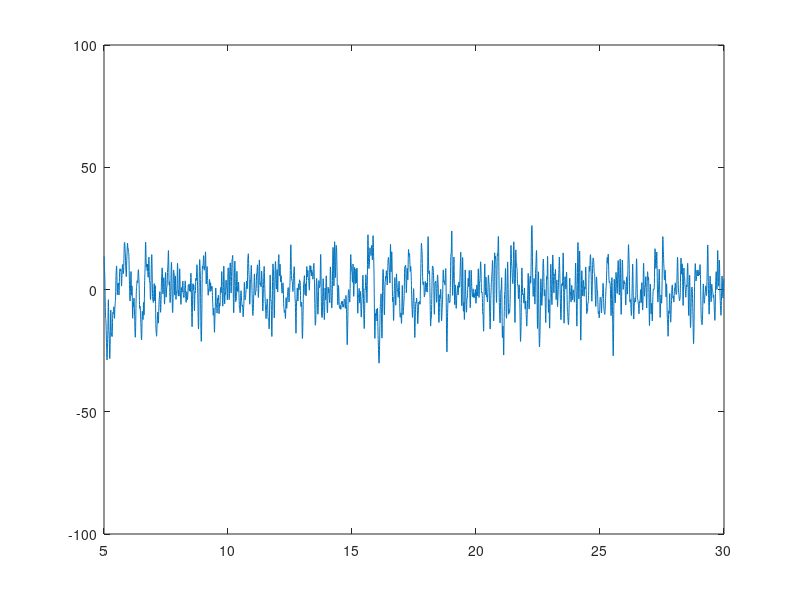
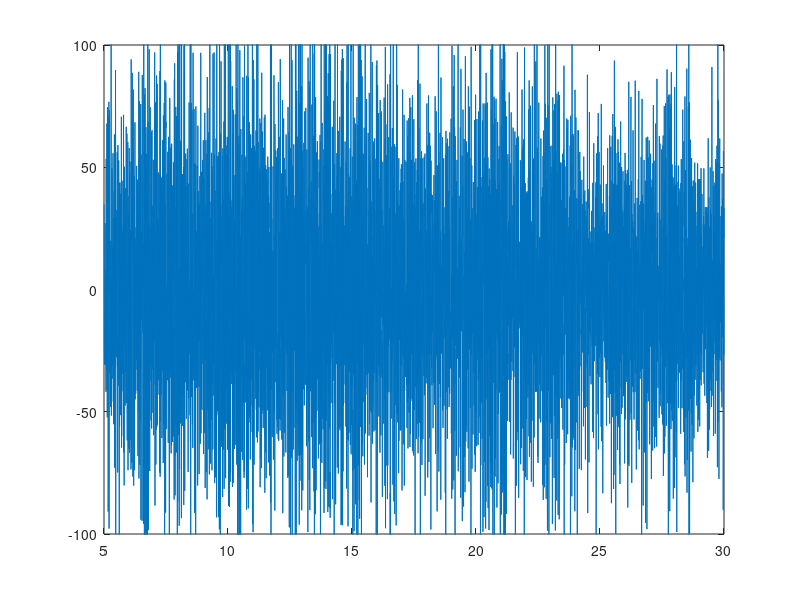

The MATLAB script that drew these images, in order:

    clc
    clear all
    close all
   
    EOG_RAW_Data = csvread("EOG.csv");
    EMG_RAW_Data = csvread("EMG.csv");
EOG_Data = EOG_RAW_Data(:,3);
EMG_Data = EMG_RAW_Data(:,3);
T = 1:length(EOG_Data);

startSample = 1+5*250;
endSample = 30*250;



yrange = [-100 100];
figure;
plot(T(startSample:endSample)/250,EOG_Data(startSample:endSample))
ylim(yrange)
% figure;
% plot(T(startSample:endSample)/250,EOG_right_Raw(startSample:endSample))
% ylim(yrange)

% figure;
% plot(T(startSample:endSample)/250,EMG_left_Raw(startSample:endSample))
% ylim(yrange)
figure;
plot(T(startSample:endSample)/250,EMG_Data(startSample:endSample))
ylim(yrange)

